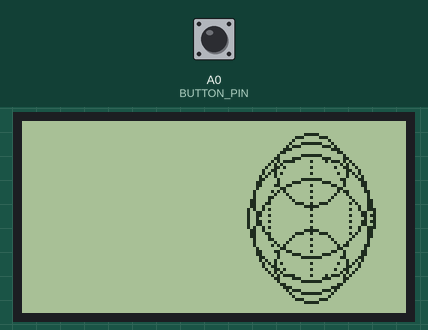
Simulated run of this sketch. Board: Arduino Uno, built with avr-gcc and run on an emulated ATmega328P. Parts: 128×64 one-colour display. Wiring (inferred from the names in the program): KS0108 128×64 LCD: RS pin 8; R/W pin 9; E pin 10; CS1 pin 11; CS2 pin 12; data pin 0, pin 1, pin 2, pin 3, pin 4, pin 5, pin 6, pin 7; reset pin 13. The inputs (shaded band) are chosen by the test bench; at power-on: A0 (BUTTON_PIN) LOW.

Above: at 1.4 s.
1.5 s: A0 (BUTTON_PIN) pulled HIGH for 3.2 s
At 2.21 s:
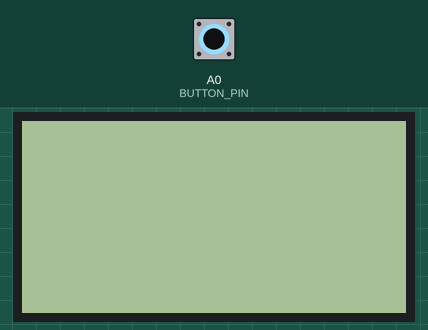
6.2 s: A0 (BUTTON_PIN) pulled HIGH for 1 s
At 7.68 s:
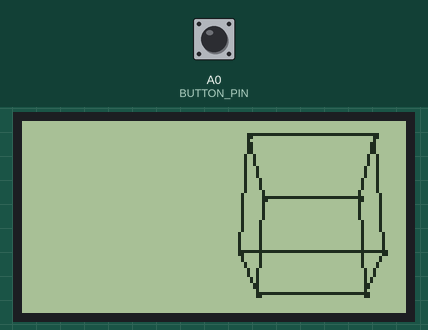
9.7 s: A0 (BUTTON_PIN) pulled HIGH for 3.2 s
At 13.26 s:
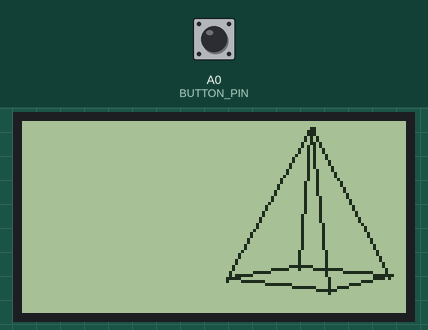
14.4 s: A0 (BUTTON_PIN) pulled HIGH for 1 s
At 16.5 s:
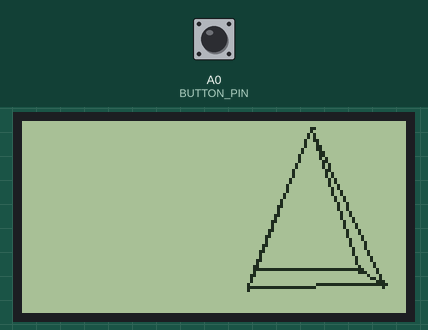
Timing chart, 0 to 18.0 s (numbered marks = the images above; inputs shaded):
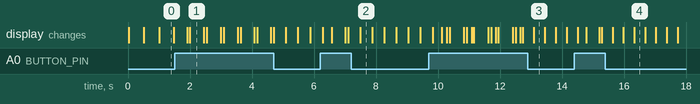

The sketch:

glcd.ino
```cpp
#include "Config.h"
#include "GLCD.h"
#include "AnimationManager.h"
#include "Button.h"

GLCD glcd;
AnimationManager animManager;
Button button(BUTTON_PIN);

void setup() {
  glcd.begin();
  glcd.clear();
  animManager.switchAnimation();
}

void loop() {
  if (button.isPressed()) {
    animManager.switchAnimation();
  }
  animManager.update();
  delay(16);
}
```

Config.h
```cpp
#ifndef __CONFIG_H
#define __CONFIG_H

#include <Arduino.h>

#define GLCD_RS_PIN 8
#define GLCD_RW_PIN 9
#define GLCD_EN_PIN 10
#define GLCD_CS1_PIN 11
#define GLCD_CS2_PIN 12
#define GLCD_RST_PIN 13

#define GLCD_D0_PIN 0
#define GLCD_D1_PIN 1
#define GLCD_D2_PIN 2
#define GLCD_D3_PIN 3
#define GLCD_D4_PIN 4
#define GLCD_D5_PIN 5
#define GLCD_D6_PIN 6
#define GLCD_D7_PIN 7

#define GLCD_WIDTH 128
#define GLCD_HEIGHT 64

#define BUTTON_PIN A0
#define DEBOUNCE_DELAY 50

#define CENTER_X 96
#define CENTER_Y 32

#endif
```

Animation.h
```cpp
#ifndef __ANIMATION_H
#define __ANIMATION_H

class Animation {
protected:
  bool active;

public:
  Animation() : active(false) {}
  virtual ~Animation() {}

  virtual void init() { active = true; }
  virtual void update() = 0;
  virtual void draw() = 0;

  void setActive(bool state) { active = state; }
  bool isActive() const { return active; }
};

#endif
```

AnimationManager.cpp
```cpp
#include "AnimationManager.h"
#include "CubeAnimation.h"
#include "SphereAnimation.h"
#include "PyramidAnimation.h"

AnimationManager::AnimationManager() : currentIndex(0) {
  animations[0] = new CubeAnimation();
  animations[1] = new SphereAnimation();
  animations[2] = new PyramidAnimation();
}

AnimationManager::~AnimationManager() {
  for (int i = 0; i < MAX_ANIMATIONS; i++) {
    delete animations[i];
  }
}

void AnimationManager::switchAnimation() {
  animations[currentIndex]->setActive(false);
  currentIndex = (currentIndex + 1) % MAX_ANIMATIONS;
  animations[currentIndex]->setActive(true);
  animations[currentIndex]->init();
  glcd.clear();
}

void AnimationManager::update() {
  if (animations[currentIndex]->isActive()) {
    glcd.clear();
    animations[currentIndex]->update();
    animations[currentIndex]->draw();
  }
}

int AnimationManager::getCurrentIndex() const {
  return currentIndex;
}
```

AnimationManager.h
```cpp
#ifndef ANIMATION_MANAGER_H
#define ANIMATION_MANAGER_H

#include "Animation.h"
#include "GLCD.h"

extern GLCD glcd;

class AnimationManager {
private:
  static const int MAX_ANIMATIONS = 3;
  Animation* animations[MAX_ANIMATIONS];
  int currentIndex;

public:
  AnimationManager();
  ~AnimationManager();

  void switchAnimation();
  void update();
  int getCurrentIndex() const;
};

#endif
```

Button.cpp
```cpp
#include "Button.h"

Button::Button(uint8_t p) : pin(p), lastState(LOW), lastDebounce(0) {
  pinMode(pin, INPUT);
}

bool Button::isPressed() {
  bool current = digitalRead(pin);
  bool pressed = false;

  if (current != lastState) {
    lastDebounce = millis();
  }

  if ((millis() - lastDebounce) > DEBOUNCE_DELAY) {
    if (current == HIGH) {
       pressed = true;
    }
  }

  lastState = current;
  return pressed;
}
```

Button.h
```cpp
#ifndef __BUTTON_H
#define __BUTTON_H

#include <Arduino.h>
#include "Config.h"

class Button {
private:
  uint8_t pin;
  bool lastState;
  unsigned long lastDebounce;

public:
  Button(uint8_t p);
  bool isPressed();
};

#endif
```

CubeAnimation.cpp
```cpp
#include "CubeAnimation.h"

CubeAnimation::CubeAnimation() : angleX(0), rotationSpeed(0.08), size(20) {
  vertices[0] = Point3D(-size, -size, -size);
  vertices[1] = Point3D(size, -size, -size);
  vertices[2] = Point3D(size, size, -size);
  vertices[3] = Point3D(-size, size, -size);
  vertices[4] = Point3D(-size, -size, size);
  vertices[5] = Point3D(size, -size, size);
  vertices[6] = Point3D(size, size, size);
  vertices[7] = Point3D(-size, size, size);
}

void CubeAnimation::update() {
  angleX += rotationSpeed;
  if (angleX >= 2 * PI) angleX -= 2 * PI;
}

void CubeAnimation::draw() {
  Point2D projected[NUM_VERTICES];

  for (int i = 0; i < NUM_VERTICES; i++) {
    Point3D rotated = Transform3D::rotateX(vertices[i], angleX);
    projected[i] = Transform3D::project(rotated, 150);
  }

  glcd.drawLine(projected[0].x, projected[0].y, projected[1].x, projected[1].y);
  glcd.drawLine(projected[1].x, projected[1].y, projected[2].x, projected[2].y);
  glcd.drawLine(projected[2].x, projected[2].y, projected[3].x, projected[3].y);
  glcd.drawLine(projected[3].x, projected[3].y, projected[0].x, projected[0].y);

  glcd.drawLine(projected[4].x, projected[4].y, projected[5].x, projected[5].y);
  glcd.drawLine(projected[5].x, projected[5].y, projected[6].x, projected[6].y);
  glcd.drawLine(projected[6].x, projected[6].y, projected[7].x, projected[7].y);
  glcd.drawLine(projected[7].x, projected[7].y, projected[4].x, projected[4].y);

  glcd.drawLine(projected[0].x, projected[0].y, projected[4].x, projected[4].y);
  glcd.drawLine(projected[1].x, projected[1].y, projected[5].x, projected[5].y);
  glcd.drawLine(projected[2].x, projected[2].y, projected[6].x, projected[6].y);
  glcd.drawLine(projected[3].x, projected[3].y, projected[7].x, projected[7].y);

  for (int i = 0; i < NUM_VERTICES; i++) {
    glcd.setPixel(projected[i].x, projected[i].y, 1);
    glcd.setPixel(projected[i].x + 1, projected[i].y, 1);
    glcd.setPixel(projected[i].x, projected[i].y + 1, 1);
    glcd.setPixel(projected[i].x + 1, projected[i].y + 1, 1);
  }
}
```

CubeAnimation.h
```cpp
#ifndef __CUBE_ANIMATION_H
#define __CUBE_ANIMATION_H

#include "Animation.h"
#include "Geometry.h"
#include "GLCD.h"

extern GLCD glcd;

class CubeAnimation : public Animation {
private:
  static const int NUM_VERTICES = 8;
  Point3D vertices[NUM_VERTICES];
  float angleX;
  float rotationSpeed;
  int size;

public:
  CubeAnimation();
  void update() override;
  void draw() override;
};

#endif
```

GLCD.h
```cpp
#ifndef __KS0108__GLCD_H
#define __KS0108__GLCD_H

#include <Arduino.h>
#include "Config.h"

class GLCD {
private:
  uint8_t dataPins[8] = {0, 1, 2, 3, 4, 5, 6, 7};
  uint8_t buffer[128][8];

  void writeCommand(uint8_t cmd, uint8_t chip);
  void writeData(uint8_t data, uint8_t chip);
  void writeByte(uint8_t value);
  void selectChip(uint8_t chip);

public:
  GLCD();
  void begin();
  void clear();
  void setPixel(int16_t x, int16_t y, uint8_t color);
  void drawLine(int x0, int y0, int x1, int y1);
  void drawCircle(int xc, int yc, int r);
};

#endif
```

Geometry.cpp
```cpp
#include "Geometry.h"

Point3D Transform3D::rotateX(const Point3D& p, float angle) {
  float cosA = cos(angle);
  float sinA = sin(angle);
  return Point3D(
    p.x,
    p.y * cosA - p.z * sinA,
    p.y * sinA + p.z * cosA
  );
}

Point3D Transform3D::rotateY(const Point3D& p, float angle) {
  float cosA = cos(angle);
  float sinA = sin(angle);
  return Point3D(
    p.x * cosA + p.z * sinA,
    p.y,
    -p.x * sinA + p.z * cosA
  );
}

Point3D Transform3D::rotateZ(const Point3D& p, float angle) {
  float cosA = cos(angle);
  float sinA = sin(angle);
  return Point3D(
    p.x * cosA - p.y * sinA,
    p.x * sinA + p.y * cosA,
    p.z
  );
}

Point2D Transform3D::project(const Point3D& p, float distance) {
  float scale = distance / (distance + p.z);
  return Point2D(
    CENTER_X + (int)(p.x * scale),
    CENTER_Y + (int)(p.y * scale)
  );
}
```

Geometry.h
```cpp
#ifndef __GEOMETRY_H
#define __GEOMETRY_H

#include <Arduino.h>
#include "Config.h"

struct Point3D {
  float x, y, z;
  Point3D() : x(0), y(0), z(0) {}
  Point3D(float _x, float _y, float _z) : x(_x), y(_y), z(_z) {}
};

struct Point2D {
  int x, y;
  Point2D() : x(0), y(0) {}
  Point2D(int _x, int _y) : x(_x), y(_y) {}
};

class Transform3D {
public:
  static Point3D rotateX(const Point3D& p, float angle);
  static Point3D rotateY(const Point3D& p, float angle);
  static Point3D rotateZ(const Point3D& p, float angle);
  static Point2D project(const Point3D& p, float distance = 100);
};

#endif
```

KS0108_GLCD.cpp
```cpp
#include "GLCD.h"

GLCD::GLCD() {
  memset(buffer, 0, sizeof(buffer));
}

void GLCD::writeCommand(uint8_t cmd, uint8_t chip) {
  digitalWrite(GLCD_RS_PIN, LOW);
  digitalWrite(GLCD_RW_PIN, LOW);
  selectChip(chip);
  writeByte(cmd);
  digitalWrite(GLCD_EN_PIN, HIGH);
  delayMicroseconds(1);
  digitalWrite(GLCD_EN_PIN, LOW);
  delayMicroseconds(1);
}

void GLCD::writeData(uint8_t data, uint8_t chip) {
  digitalWrite(GLCD_RS_PIN, HIGH);
  digitalWrite(GLCD_RW_PIN, LOW);
  selectChip(chip);
  writeByte(data);
  digitalWrite(GLCD_EN_PIN, HIGH);
  delayMicroseconds(1);
  digitalWrite(GLCD_EN_PIN, LOW);
  delayMicroseconds(1);
}

void GLCD::writeByte(uint8_t value) {
  for (uint8_t i = 0; i < 8; i++) {
    digitalWrite(dataPins[i], (value >> i) & 0x01);
  }
}

void GLCD::selectChip(uint8_t chip) {
  if (chip == 0) {
    digitalWrite(GLCD_CS1_PIN, HIGH);
    digitalWrite(GLCD_CS2_PIN, LOW);
  } else {
    digitalWrite(GLCD_CS1_PIN, LOW);
    digitalWrite(GLCD_CS2_PIN, HIGH);
  }
}

void GLCD::begin() {
  pinMode(GLCD_RS_PIN, OUTPUT);
  pinMode(GLCD_RW_PIN, OUTPUT);
  pinMode(GLCD_EN_PIN, OUTPUT);
  pinMode(GLCD_CS1_PIN, OUTPUT);
  pinMode(GLCD_CS2_PIN, OUTPUT);
  pinMode(GLCD_RST_PIN, OUTPUT);

  for (uint8_t i = 0; i < 8; i++) {
    pinMode(dataPins[i], OUTPUT);
  }

  digitalWrite(GLCD_RST_PIN, LOW);
  delay(10);
  digitalWrite(GLCD_RST_PIN, HIGH);
  delay(10);

  for (uint8_t chip = 0; chip < 2; chip++) {
    writeCommand(0x3F, chip);
    writeCommand(0xC0, chip);
    delay(1);
  }

  clear();
}

void GLCD::clear() {
  for (uint8_t page = 0; page < 8; page++) {
    for (uint8_t chip = 0; chip < 2; chip++) {
      writeCommand(0xB8 | page, chip);
      writeCommand(0x40, chip);
      for (uint8_t col = 0; col < 64; col++) {
        writeData(0x00, chip);
      }
    }
  }
  memset(buffer, 0, sizeof(buffer));
}

void GLCD::setPixel(int16_t x, int16_t y, uint8_t color) {
  if (x < 0 || x >= GLCD_WIDTH || y < 0 || y >= GLCD_HEIGHT) return;

  uint8_t page = y / 8;
  uint8_t bit = y % 8;

  if (color) {
    buffer[x][page] |= (1 << bit);
  } else {
    buffer[x][page] &= ~(1 << bit);
  }

  uint8_t chip = (x < 64) ? 0 : 1;
  uint8_t localX = (x < 64) ? x : x - 64;

  writeCommand(0xB8 | page, chip);
  writeCommand(0x40 | localX, chip);
  writeData(buffer[x][page], chip);
}

void GLCD::drawLine(int x0, int y0, int x1, int y1) {
  int dx = abs(x1 - x0);
  int dy = abs(y1 - y0);
  int sx = x0 < x1 ? 1 : -1;
  int sy = y0 < y1 ? 1 : -1;
  int err = dx - dy;

  while (true) {
    setPixel(x0, y0, 1);
    if (x0 == x1 && y0 == y1) break;

    int e2 = 2 * err;
    if (e2 > -dy) {
      err -= dy;
      x0 += sx;
    }
    if (e2 < dx) {
      err += dx;
      y0 += sy;
    }
  }
}

void GLCD::drawCircle(int xc, int yc, int r) {
  int x = 0, y = r;
  int d = 3 - 2 * r;

  while (x <= y) {
    setPixel(xc + x, yc + y, 1);
    setPixel(xc - x, yc + y, 1);
    setPixel(xc + x, yc - y, 1);
    setPixel(xc - x, yc - y, 1);
    setPixel(xc + y, yc + x, 1);
    setPixel(xc - y, yc + x, 1);
    setPixel(xc + y, yc - x, 1);
    setPixel(xc - y, yc - x, 1);

    x++;
    d = (d < 0) ? d + 4 * x + 6 : d + 4 * (x - y--) + 10;
  }
}
```

PyramidAnimation.cpp
```cpp
#include "PyramidAnimation.h"

PyramidAnimation::PyramidAnimation()
  : angleY(0), rotationSpeed(0.06), size(20) {
  vertices[0] = Point3D(-size, size, -size);
  vertices[1] = Point3D(size, size, -size);
  vertices[2] = Point3D(size, size, size);
  vertices[3] = Point3D(-size, size, size);
  vertices[4] = Point3D(0, -size * 1.5, 0);
}

void PyramidAnimation::update() {
  angleY += rotationSpeed;
  if (angleY >= 2 * PI) angleY -= 2 * PI;
}

void PyramidAnimation::draw() {
  Point2D projected[NUM_VERTICES];

  for (int i = 0; i < NUM_VERTICES; i++) {
    Point3D rotated = Transform3D::rotateY(vertices[i], angleY);
    projected[i] = Transform3D::project(rotated, 150);
  }

  glcd.drawLine(projected[0].x, projected[0].y, projected[1].x, projected[1].y);
  glcd.drawLine(projected[1].x, projected[1].y, projected[2].x, projected[2].y);
  glcd.drawLine(projected[2].x, projected[2].y, projected[3].x, projected[3].y);
  glcd.drawLine(projected[3].x, projected[3].y, projected[0].x, projected[0].y);

  glcd.drawLine(projected[0].x, projected[0].y, projected[4].x, projected[4].y);
  glcd.drawLine(projected[1].x, projected[1].y, projected[4].x, projected[4].y);
  glcd.drawLine(projected[2].x, projected[2].y, projected[4].x, projected[4].y);
  glcd.drawLine(projected[3].x, projected[3].y, projected[4].x, projected[4].y);

  for (int i = 0; i < NUM_VERTICES; i++) {
    glcd.setPixel(projected[i].x, projected[i].y, 1);
    glcd.setPixel(projected[i].x + 1, projected[i].y, 1);
    glcd.setPixel(projected[i].x, projected[i].y + 1, 1);
  }
}
```

PyramidAnimation.h
```cpp
#ifndef __PYRAMID_ANIMATION_H
#define __PYRAMID_ANIMATION_H

#include "Animation.h"
#include "Geometry.h"
#include "GLCD.h"

extern GLCD glcd;

class PyramidAnimation : public Animation {
private:
  static const int NUM_VERTICES = 5;
  Point3D vertices[NUM_VERTICES];
  float angleY;
  float rotationSpeed;
  int size;

public:
  PyramidAnimation();
  void update() override;
  void draw() override;
};

#endif
```

SphereAnimation.cpp
```cpp
#include "SphereAnimation.h"
#include "Config.h"

SphereAnimation::SphereAnimation()
  : maxRadius(24), minRadius(5), currentRadius(24), radiusChange(-1) {}

void SphereAnimation::update() {
  currentRadius += radiusChange;

  if (currentRadius <= minRadius) {
    radiusChange = 1;
  } else if (currentRadius >= maxRadius) {
    radiusChange = -1;
  }
}

void SphereAnimation::draw() {
  for (int i = 0; i < NUM_CIRCLES; i++) {
    float angle = (float)i / NUM_CIRCLES * PI;
    int z = currentRadius * cos(angle);
    int r = currentRadius * sin(angle);

    if (r > 0) {
      glcd.drawCircle(CENTER_X, CENTER_Y + z, r);
    }
  }

  glcd.drawCircle(CENTER_X, CENTER_Y, currentRadius);

  for (int i = 0; i < 4; i++) {
    float angle = (float)i / 4 * PI;
    int x = currentRadius * cos(angle);

    for (int y = -currentRadius; y <= currentRadius; y += 2) {
      float scale = sqrt(1.0 - ((float)y * y) / (currentRadius * currentRadius));
      int px = CENTER_X + x * scale;
      glcd.setPixel(px, CENTER_Y + y, 1);
    }
  }
}
```

SphereAnimation.h
```cpp
#ifndef __SPHERE_ANIMATION_H
#define __SPHERE_ANIMATION_H

#include "Animation.h"
#include "GLCD.h"

extern GLCD glcd;

class SphereAnimation : public Animation {
private:
  int maxRadius, minRadius, currentRadius;
  int radiusChange;
  static const int NUM_CIRCLES = 5;

public:
  SphereAnimation();
  void update() override;
  void draw() override;
};

#endif
```

Measured:
- after the input at 1.5 s, the display: first differs from a run without the input after 0.50 s (image 1)
- after the input at 6.2 s, the display: first differs from a run without the input after 0.38 s (image 2 shows a later state)
- after the input at 9.7 s, the display: first differs from a run without the input after 0.42 s (image 3 shows a later state)
- after the input at 14.4 s, the display: first differs from a run without the input after 0.38 s (image 4 shows a later state)
- what the display in image 0 shows lasts 0.5 s, from 1.0 s to 1.5 s
- what the display in image 1 shows lasts 0.4 s, from 2.0 s to 2.4 s
